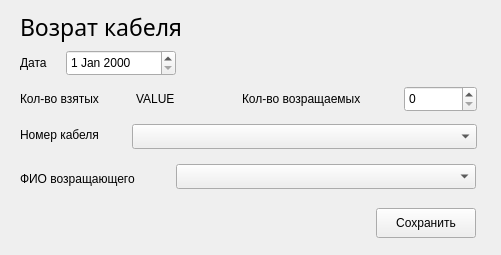
<?xml version="1.0" encoding="UTF-8"?>
<ui version="4.0">
 <class>addnewback</class>
 <widget class="QMainWindow" name="addnewback">
  <property name="geometry">
   <rect>
    <x>0</x>
    <y>0</y>
    <width>501</width>
    <height>255</height>
   </rect>
  </property>
  <property name="windowTitle">
   <string>MainWindow</string>
  </property>
  <widget class="QWidget" name="centralwidget">
   <widget class="QLabel" name="label">
    <property name="geometry">
     <rect>
      <x>20</x>
      <y>12</y>
      <width>169</width>
      <height>30</height>
     </rect>
    </property>
    <property name="font">
     <font>
      <family>Ubuntu Mono</family>
      <pointsize>17</pointsize>
      <italic>false</italic>
     </font>
    </property>
    <property name="text">
     <string>Возрат кабеля</string>
    </property>
   </widget>
   <widget class="QLabel" name="label_2">
    <property name="geometry">
     <rect>
      <x>20</x>
      <y>54</y>
      <width>40</width>
      <height>17</height>
     </rect>
    </property>
    <property name="text">
     <string>Дата</string>
    </property>
   </widget>
   <widget class="QDateEdit" name="DE_dateback">
    <property name="geometry">
     <rect>
      <x>66</x>
      <y>50</y>
      <width>110</width>
      <height>26</height>
     </rect>
    </property>
   </widget>
   <widget class="QLabel" name="label_3">
    <property name="geometry">
     <rect>
      <x>20</x>
      <y>90</y>
      <width>110</width>
      <height>17</height>
     </rect>
    </property>
    <property name="text">
     <string>Кол-во взятых</string>
    </property>
   </widget>
   <widget class="QLabel" name="LB_valueHave">
    <property name="geometry">
     <rect>
      <x>136</x>
      <y>90</y>
      <width>67</width>
      <height>17</height>
     </rect>
    </property>
    <property name="text">
     <string>VALUE</string>
    </property>
   </widget>
   <widget class="QSpinBox" name="SB_quntityBack">
    <property name="geometry">
     <rect>
      <x>404</x>
      <y>86</y>
      <width>73</width>
      <height>26</height>
     </rect>
    </property>
   </widget>
   <widget class="QLabel" name="label_5">
    <property name="geometry">
     <rect>
      <x>242</x>
      <y>90</y>
      <width>157</width>
      <height>17</height>
     </rect>
    </property>
    <property name="text">
     <string>Кол-во возращаемых</string>
    </property>
   </widget>
   <widget class="QPushButton" name="PHB_addnewbackApply">
    <property name="geometry">
     <rect>
      <x>376</x>
      <y>208</y>
      <width>100</width>
      <height>30</height>
     </rect>
    </property>
    <property name="text">
     <string>Сохранить</string>
    </property>
   </widget>
   <widget class="QLabel" name="label_6">
    <property name="geometry">
     <rect>
      <x>20</x>
      <y>126</y>
      <width>110</width>
      <height>17</height>
     </rect>
    </property>
    <property name="text">
     <string>Номер кабеля</string>
    </property>
   </widget>
   <widget class="QComboBox" name="CB_numCableBack">
    <property name="geometry">
     <rect>
      <x>132</x>
      <y>124</y>
      <width>345</width>
      <height>25</height>
     </rect>
    </property>
   </widget>
   <widget class="QLabel" name="label_7">
    <property name="geometry">
     <rect>
      <x>20</x>
      <y>170</y>
      <width>155</width>
      <height>17</height>
     </rect>
    </property>
    <property name="text">
     <string>ФИО возращающего</string>
    </property>
   </widget>
   <widget class="QComboBox" name="CBB_FIOback">
    <property name="geometry">
     <rect>
      <x>176</x>
      <y>164</y>
      <width>300</width>
      <height>25</height>
     </rect>
    </property>
   </widget>
  </widget>
 </widget>
 <resources/>
 <connections/>
</ui>
